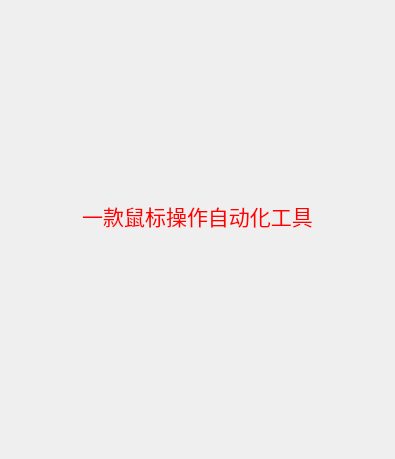
<?xml version="1.0" encoding="UTF-8"?>
<ui version="4.0">
 <class>AboutMeDlg</class>
 <widget class="QDialog" name="AboutMeDlg">
  <property name="geometry">
   <rect>
    <x>0</x>
    <y>0</y>
    <width>395</width>
    <height>459</height>
   </rect>
  </property>
  <property name="sizePolicy">
   <sizepolicy hsizetype="Fixed" vsizetype="Fixed">
    <horstretch>0</horstretch>
    <verstretch>0</verstretch>
   </sizepolicy>
  </property>
  <property name="minimumSize">
   <size>
    <width>395</width>
    <height>90</height>
   </size>
  </property>
  <property name="windowTitle">
   <string>关于鼠标助手 标准版</string>
  </property>
  <layout class="QHBoxLayout" name="horizontalLayout">
   <item>
    <widget class="QLabel" name="label">
     <property name="text">
      <string>&lt;html&gt;&lt;head/&gt;&lt;body&gt;&lt;p align=&quot;center&quot;&gt;&lt;span style=&quot; font-size:16pt; color:#ff0000;&quot;&gt;一款鼠标操作自动化工具&lt;/span&gt;&lt;/p&gt;&lt;p align=&quot;center&quot;&gt;&lt;img src=&quot;:/png/zansan.png&quot;/&gt;&lt;/p&gt;&lt;/body&gt;&lt;/html&gt;</string>
     </property>
     <property name="wordWrap">
      <bool>true</bool>
     </property>
     <property name="openExternalLinks">
      <bool>true</bool>
     </property>
    </widget>
   </item>
  </layout>
 </widget>
 <resources/>
 <connections/>
</ui>
